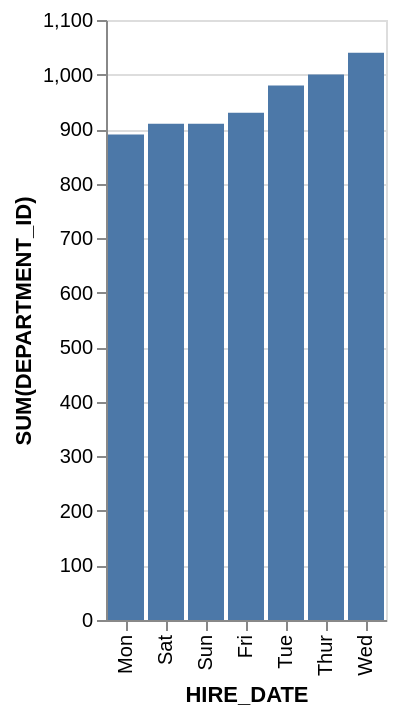

Write a Vega-Lite specification for this figure.
### Vega-Lite specification from a JSON file in a GitHub repository (floating-point values rounded to 4 significant figures)
{"data": {"values": [{"x_data": "Mon", "y_data": 890}, {"x_data": "Sat", "y_data": 910}, {"x_data": "Sun", "y_data": 910}, {"x_data": "Fri", "y_data": 930}, {"x_data": "Tue", "y_data": 980}, {"x_data": "Thur", "y_data": 1000}, {"x_data": "Wed", "y_data": 1040}]}, "mark": "bar", "encoding": {"x": {"field": "x_data", "type": "nominal", "title": "HIRE_DATE", "sort": {"op": "sum", "field": "y_data", "order": "ascending"}}, "y": {"field": "y_data", "type": "quantitative", "title": "SUM(DEPARTMENT_ID)"}}}
